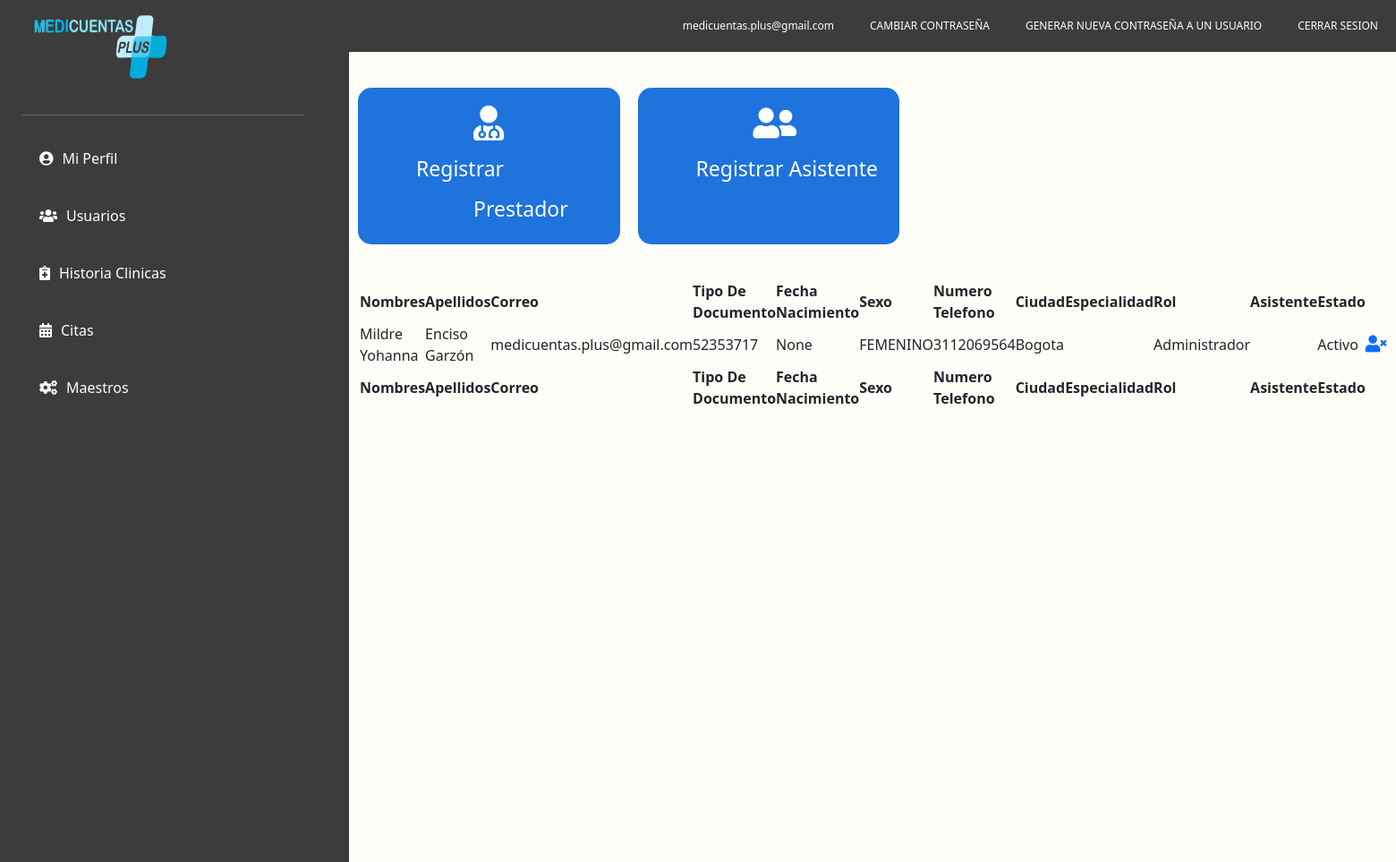
The app's page /usuarios (signed in), older data.
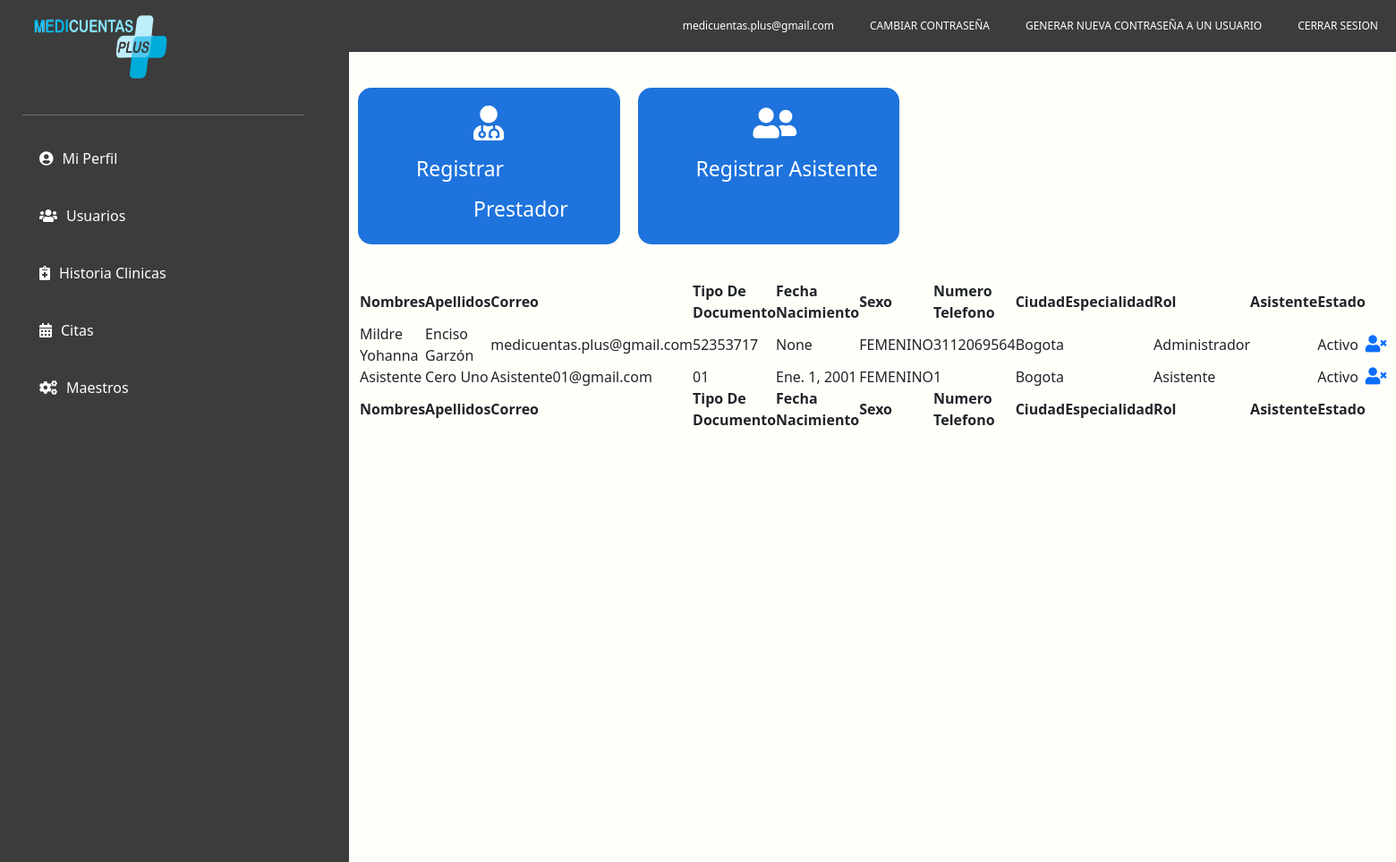
The same page, newer data.
### modelos/models.py (models this page shows)
class Usuario(models.Model):
    primernombre = models.CharField(max_length=1000, blank=True, null=True)
    segundonombre = models.CharField(max_length=1000, blank=True, null=True)
    primerapellido = models.CharField(max_length=1000, blank=True, null=True)
    segundoapellido = models.CharField(max_length=1000, blank=True, null=True)
    usuario = models.CharField(max_length=1000, blank=True, null=True)
    clave = models.TextField(blank=True, null=True)
    tipodocumento= models.CharField(max_length=1000, blank=True, null=True)
    numerodocumento= models.CharField(max_length=1000, blank=True, null=True)
    fechanacimiento = models.DateField(blank=True, null=True)
    edad = models.CharField(max_length=100, blank=True, null=True)
    numerotelefono = models.IntegerField( blank=True, null=True)
    ciudad = models.ForeignKey(Ciudad, on_delete=models.CASCADE,blank=True, null=True)
    especialidad = models.ForeignKey(Especialidad, on_delete=models.CASCADE,blank=True, null=True)
    rol = models.CharField(max_length=500, blank=True , null=True)
    asistente = models.CharField(max_length=500, blank=True, null= True)
    permisoscomentario = models.CharField(max_length=100, blank=True, null= True)
    sexo = models.CharField(max_length=500, blank=True, null= True)
    consultorio = models.CharField(max_length=500, blank=True, null= True)
    estado = models.CharField(max_length=500, blank=True, null= True)

class Ciudad(models.Model):
    ciudad = models.CharField(max_length=1000, blank=True, null=True)

### modelos/views.py (the view)
# urls.py: path('usuarios',usuarios),
def usuarios(request):
    if request.session.get('validar') == False:
        return redirect('/')
    else:
        usuario = Usuario.objects.get(id=request.session.get('user'))
        if usuario.rol == "Administrador":
            usuarios = Usuario.objects.all()
            return render(request,'miusuarios.html',{"usuarios":usuarios,"usuario":usuario,"sesion":request.session.get('validar')})
        else:
            return redirect('/dashboard')

### modelos/templates/miusuarios.html (shortened to what the changed rows need)
<!doctype html>
<html lang="en">
{% load static %}
<head>
    {% load static %}
    {% block head %}
    {% include "head.html" %}
    {% endblock %}
    <link rel="stylesheet" type="text/css" href="https://cdn.datatables.net/v/dt/dt-1.11.2/datatables.min.css" />
</head>
<body>
    <header>
        {% block header %}
        {% include "header.html" %}
        {% endblock %}
    </header>
    <main>
        <div class="container-fluid">
            <div class="row">
                <div class="col-9">
                    <div>
                        <table id="example" class="display nowrap" style="width:100%">
                            <thead>
                                <tr>
                                    <th>Nombres</th>
                                    <th>Apellidos</th>
                                    <th>Correo</th>
                                    <th>Tipo De Documento</th>
                                    <th>Fecha Nacimiento</th>
                                    <th>Sexo</th>
                                    <th>Numero Telefono</th>
                                    <th>Ciudad</th>
                                    <th>Especialidad</th>
                                    <th>Rol</th>
                                    <th>Asistente</th>
                                    <th>Estado</th>
                                    <th></th>
                                </tr>
                            </thead>
                            <tbody>
                                {% for user in usuarios%}
                                <tr>
                                    <td>{{user.primernombre}} {{user.segundonombre}}</td>
                                    <td>{{user.primerapellido}} {{user.segundoapellido}}</td>
                                    <td>{{user.usuario}}</td>
                                    <td>{{user.numerodocumento}}</td>
                                    <td>{{user.fechanacimiento}}</td>
                                    <td>{{user.sexo}}</td>
                                    <td>{{user.numerotelefono}}</td>
                                    <td>{{user.ciudad.ciudad}}</td>
                                    <td>
                                    </td>
                                    <td>{{user.rol}}</td>
                                    <td>
                                    </td>
                                    <td>
                                        {{user.estado}}
                                    </td>
                                    <td>
                                        <div class="w-100 row">
                                            <div class="col-md-1">
                                                {% if user.estado == 'Activo'%}
                                                <a type="button" href="/usuarios/inactivar/activar/{{user.id}}"
                                                    style="width: 10%;"><i class="fas fa-user-times"
                                                        style="font-size: 19px; margin-right: 90px;"></i></a>
                                                {%else%}
                                                <a type="button" href="/usuarios/inactivar/activar/{{user.id}}"
                                                    style="width: 10%;"><i class="fas fa-user"
                                                        style="font-size: 19px; margin-right: 90px;"></i></a>
                                                {%endif%}
                                            </div>
                                            <div class="col-md-1"
                                                style="margin-left: 35px; float: left; position: absolute;">
                                            </div>
                                        </div>
                                    </td>
                                </tr>
                                {% endfor %}
                            </tbody>
                            <tfoot>
                                <tr>
                                    <th>Nombres</th>
                                    <th>Apellidos</th>
                                    <th>Correo</th>
                                    <th>Tipo De Documento</th>
                                    <th>Fecha Nacimiento</th>
                                    <th>Sexo</th>
                                    <th>Numero Telefono</th>
                                    <th>Ciudad</th>
                                    <th>Especialidad</th>
                                    <th>Rol</th>
                                    <th>Asistente</th>
                                    <th>Estado</th>
                                    <th></th>
                                </tr>
                            </tfoot>
                        </table>
                    </div>
                </div>
            </div>
        </div>
    </main>
</body>
</html>

### modelos/templates/header.html (shortened to what this page needs)
{%load static%}
<img src="{% static 'imagenes/logo1.png'%}" class="img-1">
<nav>
    <ul>
        <li><a href="/logout">CERRAR SESION</a></li>
        {% if usuario.rol == 'Administrador'%}
        <li><a href="/cclaveusuario">GENERAR NUEVA CONTRASEÑA A UN USUARIO</a></li>
        {%endif%}
        <li><a href="/cambioclave/{{usuario.id}}">CAMBIAR CONTRASEÑA</a></li>
        <li><a href="#">{{usuario.usuario}}</a></li>
    </ul>
</nav>

Row changes from the older to the newer data that the page shows:
added Usuario: primernombre "Asistente", primerapellido "Cero", segundoapellido "Uno", usuario "Asistente01@gmail.com", numerodocumento "01", fechanacimiento "Ene. 1, 2001", sexo "FEMENINO", numerotelefono "1", ciudad.ciudad "Bogota", rol "Asistente", estado "Activo"
